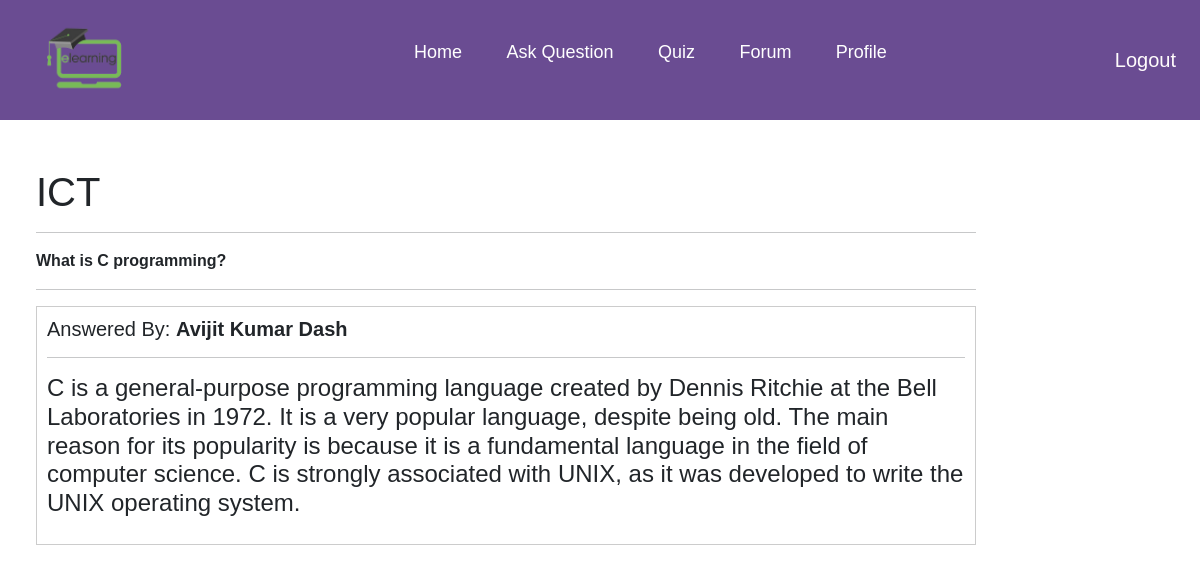
The page /question_details/1/ (signed in) on the database its author committed.
### learner/models.py (models this page shows, shortened)
class AskedQuestion(models.Model):
    learner = models.ForeignKey(LearnerProfile, on_delete=models.CASCADE)
    subject = models.CharField(max_length=255)
    description = models.TextField()

class AnswerQuestion(models.Model):
    instructor=models.ForeignKey(InstructorProfile,on_delete=models.CASCADE)
    question=models.ForeignKey(AskedQuestion,on_delete=models.CASCADE)
    answer=models.TextField()

### account/models.py (models this page shows, shortened)
class InstructorProfile(models.Model):
    user = models.OneToOneField(
        User, on_delete=models.CASCADE, related_name="instructor_profile"
    )
    profile_image = models.ImageField(
        null=True, blank=True, upload_to="instructor_image"
    )
    full_name = models.CharField(max_length=20, null=True, blank=True)
    qualification = models.CharField(max_length=300, null=True, blank=True)
    subject = models.CharField(max_length=30, null=True, blank=True)
    date_of_birth = models.DateField(null=True, blank=True)
    phone_no = models.CharField(
        max_length=11, verbose_name="Phone Number", null=True, blank=True
    )
    join_date = models.DateTimeField(auto_now_add=True)

### learner/views.py (the view, shortened to what this page needs)
# urls.py: path('question_details/<pk>/', views.answer_question, name='question_details')
@login_required
def answer_question(request, pk):
    question = AskedQuestion.objects.get(pk=pk)
    answers = AnswerQuestion.objects.filter(question=question)
    instructor = InstructorProfile.objects.filter(user=request.user)
    if instructor.exists:
        form = AnswerQuestionForm()
    return render(
        request,
        "learner/question_details.html",
        context={"question": question, "form": form, "answers": answers},
    )

### templates/learner/question_details.html (shortened to what this page needs)
{% extends 'base.html' %}
{% load crispy_forms_tags %}
{% block content %}
<div class="row mx-4 ">
    <div class="col-12">
        <div class="col-10">
            <h1>{{ question.subject }}</h1>
            <hr/>
            <p><strong>{{ question.description|linebreaks }}</strong></p>
            <hr/>
            <h4>
                <div style="border: 1px solid #ccc; padding:10px">
                    {% for answer in answers %}
                    <div>
                        {% if answer.instructor.full_name %}
                            <h5>Answered By: <strong>{{ answer.instructor.full_name }}</strong></h5>
                            <hr/>
                        {% else %}
                            <p>{{ answer.instructor }}</p>
                        {% endif %}
                            <p>{{ answer.answer }}</p>
                    </div>
                    {% endfor %}
                </div>
            </h4>
        </div>
    </div>
</div>
{% endblock content %}

### static/style/style.css (style rules this page uses)
* { margin: 0; padding: 0; box-sizing: border-box; font-family: Arial, Helvetica, sans-serif; }
body { width: 100%; }
html { scroll-behavior: smooth; }

### rows shown on the page
AskedQuestion: subject "ICT"
AnswerQuestion: instructor.full_name "Avijit Kumar Dash", answer "C is a general-purpose programming language created by Dennis Ritchie at the Bell Laboratories in 1972. It is a very popular language, despite being old. The main reason for its popularity is because it is a fundamental language in the field of computer science. C is strongly associated with UNIX, as it was developed to write the UNIX operating system."
